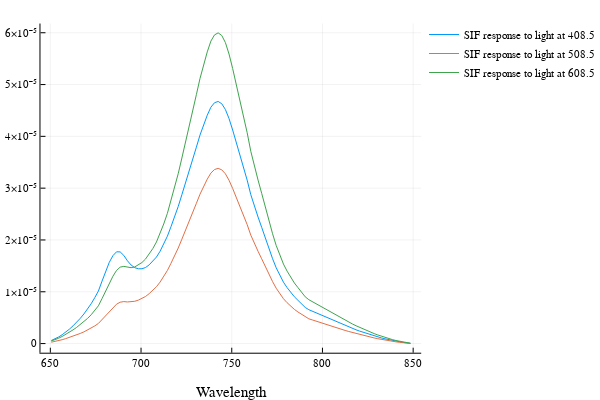

The notebook cell saved with this chart:
### Code cell
in = 5
plot(lam[Iwlf], Mb[:,in]+Mf[:,in], xlabel="Wavelength", label="SIF response to light at "*string(lam[Iwle[in]]))
in = 55
plot!(lam[Iwlf], Mb[:,in]+Mf[:,in], xlabel="Wavelength", label="SIF response to light at "*string(lam[Iwle[in]]))

in = 105
plot!(lam[Iwlf], Mb[:,in]+Mf[:,in], xlabel="Wavelength", label="SIF response to light at "*string(lam[Iwle[in]]))

### Figure 1 — Plotly figure (JSON) as saved in the notebook; plotly's stock layout.template omitted (floating-point values rounded to 4 significant figures)
{"data": [{"colorbar": {"title": ""}, "hoverinfo": "text", "legendgroup": "SIF response to light at 408.5", "line": {"color": "rgba(0, 154, 250, 1.000)", "dash": "solid", "shape": "linear", "width": 1}, "mode": "lines", "name": "SIF response to light at 408.5", "showlegend": true, "text": [null, null, null, null, null, null, null, null, null, null, null, null, null, null, null, null, null, null, null, null, null, null, null, null, null, null, null, null, null, null, null, null, null, null, null, null, null, null, null, null, null, null, null, null, null, null, null, null, null, null, null, null, null, null, null, null, null, null, null, null, null, null, null, null, null, null, null, null, null, null, null, null, null, null, null, null, null, null, null, null, null, null, null, null, null, null, null, null, null, null, null, null, null, null, null, null, null, null, null, null], "type": "scatter", "x": [650.5, 652.5, 654.5, 656.5, 658.5, 660.5, 662.5, 664.5, 666.5, 668.5, 670.5, 672.5, 674.5, 676.5, 678.5, 680.5, 682.5, 684.5, 686.5, 688.5, 690.5, 692.5, 694.5, 696.5, 698.5, 700.5, 702.5, 704.5, 706.5, 708.5, 710.5, 712.5, 714.5, 716.5, 718.5, 720.5, 722.5, 724.5, 726.5, 728.5, 730.5, 732.5, 734.5, 736.5, 738.5, 740.5, 742.5, 744.5, 746.5, 748.5, 750.5, 752.5, 754.5, 756.5, 758.5, 760.5, 762.5, 764.5, 766.5, 768.5, 770.5, 772.5, 774.5, 776.5, 778.5, 780.5, 782.5, 784.5, 786.5, 788.5, 790.5, 792.5, 794.5, 796.5, 798.5, 800.5, 802.5, 804.5, 806.5, 808.5, 810.5, 812.5, 814.5, 816.5, 818.5, 820.5, 822.5, 824.5, 826.5, 828.5, 830.5, 832.5, 834.5, 836.5, 838.5, 840.5, 842.5, 844.5, 846.5, 848.5], "xaxis": "x1", "y": [5.906e-07, 8.905e-07, 1.26e-06, 1.701e-06, 2.21e-06, 2.783e-06, 3.416e-06, 4.111e-06, 4.871e-06, 5.712e-06, 6.646e-06, 7.689e-06, 8.865e-06, 1.015e-05, 1.206e-05, 1.401e-05, 1.569e-05, 1.697e-05, 1.771e-05, 1.769e-05, 1.702e-05, 1.597e-05, 1.517e-05, 1.466e-05, 1.444e-05, 1.444e-05, 1.468e-05, 1.52e-05, 1.585e-05, 1.67e-05, 1.782e-05, 1.922e-05, 2.071e-05, 2.255e-05, 2.439e-05, 2.647e-05, 2.873e-05, 3.091e-05, 3.312e-05, 3.552e-05, 3.791e-05, 4.026e-05, 4.23e-05, 4.408e-05, 4.563e-05, 4.649e-05, 4.674e-05, 4.629e-05, 4.518e-05, 4.344e-05, 4.123e-05, 3.884e-05, 3.64e-05, 3.411e-05, 3.155e-05, 2.874e-05, 2.644e-05, 2.443e-05, 2.244e-05, 2.028e-05, 1.83e-05, 1.638e-05, 1.463e-05, 1.322e-05, 1.186e-05, 1.08e-05, 9.887e-06, 9.042e-06, 8.343e-06, 7.704e-06, 6.971e-06, 6.538e-06, 6.233e-06, 5.904e-06, 5.586e-06, 5.268e-06, 4.955e-06, 4.647e-06, 4.344e-06, 4.046e-06, 3.754e-06, 3.469e-06, 3.191e-06, 2.921e-06, 2.658e-06, 2.405e-06, 2.16e-06, 1.925e-06, 1.7e-06, 1.486e-06, 1.284e-06, 1.092e-06, 9.137e-07, 7.478e-07, 5.951e-07, 4.562e-07, 3.316e-07, 2.218e-07, 1.274e-07, 4.878e-08], "yaxis": "y1", "zmax": 0.1, "zmin": -0.1}, {"colorbar": {"title": ""}, "hoverinfo": "text", "legendgroup": "SIF response to light at 508.5", "line": {"color": "rgba(227, 111, 71, 1.000)", "dash": "solid", "shape": "linear", "width": 1}, "mode": "lines", "name": "SIF response to light at 508.5", "showlegend": true, "text": [null, null, null, null, null, null, null, null, null, null, null, null, null, null, null, null, null, null, null, null, null, null, null, null, null, null, null, null, null, null, null, null, null, null, null, null, null, null, null, null, null, null, null, null, null, null, null, null, null, null, null, null, null, null, null, null, null, null, null, null, null, null, null, null, null, null, null, null, null, null, null, null, null, null, null, null, null, null, null, null, null, null, null, null, null, null, null, null, null, null, null, null, null, null, null, null, null, null, null, null], "type": "scatter", "x": [650.5, 652.5, 654.5, 656.5, 658.5, 660.5, 662.5, 664.5, 666.5, 668.5, 670.5, 672.5, 674.5, 676.5, 678.5, 680.5, 682.5, 684.5, 686.5, 688.5, 690.5, 692.5, 694.5, 696.5, 698.5, 700.5, 702.5, 704.5, 706.5, 708.5, 710.5, 712.5, 714.5, 716.5, 718.5, 720.5, 722.5, 724.5, 726.5, 728.5, 730.5, 732.5, 734.5, 736.5, 738.5, 740.5, 742.5, 744.5, 746.5, 748.5, 750.5, 752.5, 754.5, 756.5, 758.5, 760.5, 762.5, 764.5, 766.5, 768.5, 770.5, 772.5, 774.5, 776.5, 778.5, 780.5, 782.5, 784.5, 786.5, 788.5, 790.5, 792.5, 794.5, 796.5, 798.5, 800.5, 802.5, 804.5, 806.5, 808.5, 810.5, 812.5, 814.5, 816.5, 818.5, 820.5, 822.5, 824.5, 826.5, 828.5, 830.5, 832.5, 834.5, 836.5, 838.5, 840.5, 842.5, 844.5, 846.5, 848.5], "xaxis": "x1", "y": [2.658e-07, 3.974e-07, 5.579e-07, 7.451e-07, 9.553e-07, 1.183e-06, 1.426e-06, 1.682e-06, 1.955e-06, 2.256e-06, 2.591e-06, 2.971e-06, 3.405e-06, 3.888e-06, 4.632e-06, 5.444e-06, 6.233e-06, 6.976e-06, 7.605e-06, 7.984e-06, 8.104e-06, 8.037e-06, 8.05e-06, 8.161e-06, 8.384e-06, 8.691e-06, 9.097e-06, 9.642e-06, 1.025e-05, 1.097e-05, 1.187e-05, 1.295e-05, 1.41e-05, 1.549e-05, 1.688e-05, 1.844e-05, 2.015e-05, 2.179e-05, 2.346e-05, 2.527e-05, 2.707e-05, 2.883e-05, 3.038e-05, 3.174e-05, 3.292e-05, 3.36e-05, 3.382e-05, 3.354e-05, 3.277e-05, 3.153e-05, 2.994e-05, 2.822e-05, 2.647e-05, 2.482e-05, 2.297e-05, 2.093e-05, 1.927e-05, 1.781e-05, 1.637e-05, 1.48e-05, 1.336e-05, 1.196e-05, 1.069e-05, 9.657e-06, 8.662e-06, 7.892e-06, 7.224e-06, 6.607e-06, 6.096e-06, 5.629e-06, 5.094e-06, 4.778e-06, 4.555e-06, 4.315e-06, 4.082e-06, 3.85e-06, 3.621e-06, 3.396e-06, 3.175e-06, 2.957e-06, 2.744e-06, 2.535e-06, 2.332e-06, 2.135e-06, 1.943e-06, 1.758e-06, 1.579e-06, 1.407e-06, 1.243e-06, 1.086e-06, 9.382e-07, 7.985e-07, 6.679e-07, 5.466e-07, 4.35e-07, 3.335e-07, 2.424e-07, 1.622e-07, 9.312e-08, 3.566e-08], "yaxis": "y1", "zmax": 0.1, "zmin": -0.1}, {"colorbar": {"title": ""}, "hoverinfo": "text", "legendgroup": "SIF response to light at 608.5", "line": {"color": "rgba(62, 164, 78, 1.000)", "dash": "solid", "shape": "linear", "width": 1}, "mode": "lines", "name": "SIF response to light at 608.5", "showlegend": true, "text": [null, null, null, null, null, null, null, null, null, null, null, null, null, null, null, null, null, null, null, null, null, null, null, null, null, null, null, null, null, null, null, null, null, null, null, null, null, null, null, null, null, null, null, null, null, null, null, null, null, null, null, null, null, null, null, null, null, null, null, null, null, null, null, null, null, null, null, null, null, null, null, null, null, null, null, null, null, null, null, null, null, null, null, null, null, null, null, null, null, null, null, null, null, null, null, null, null, null, null, null], "type": "scatter", "x": [650.5, 652.5, 654.5, 656.5, 658.5, 660.5, 662.5, 664.5, 666.5, 668.5, 670.5, 672.5, 674.5, 676.5, 678.5, 680.5, 682.5, 684.5, 686.5, 688.5, 690.5, 692.5, 694.5, 696.5, 698.5, 700.5, 702.5, 704.5, 706.5, 708.5, 710.5, 712.5, 714.5, 716.5, 718.5, 720.5, 722.5, 724.5, 726.5, 728.5, 730.5, 732.5, 734.5, 736.5, 738.5, 740.5, 742.5, 744.5, 746.5, 748.5, 750.5, 752.5, 754.5, 756.5, 758.5, 760.5, 762.5, 764.5, 766.5, 768.5, 770.5, 772.5, 774.5, 776.5, 778.5, 780.5, 782.5, 784.5, 786.5, 788.5, 790.5, 792.5, 794.5, 796.5, 798.5, 800.5, 802.5, 804.5, 806.5, 808.5, 810.5, 812.5, 814.5, 816.5, 818.5, 820.5, 822.5, 824.5, 826.5, 828.5, 830.5, 832.5, 834.5, 836.5, 838.5, 840.5, 842.5, 844.5, 846.5, 848.5], "xaxis": "x1", "y": [4.842e-07, 7.266e-07, 1.023e-06, 1.37e-06, 1.761e-06, 2.188e-06, 2.643e-06, 3.126e-06, 3.644e-06, 4.212e-06, 4.847e-06, 5.563e-06, 6.381e-06, 7.291e-06, 8.685e-06, 1.02e-05, 1.166e-05, 1.301e-05, 1.412e-05, 1.476e-05, 1.49e-05, 1.47e-05, 1.465e-05, 1.479e-05, 1.514e-05, 1.564e-05, 1.633e-05, 1.728e-05, 1.834e-05, 1.961e-05, 2.119e-05, 2.309e-05, 2.512e-05, 2.758e-05, 3.004e-05, 3.28e-05, 3.581e-05, 3.873e-05, 4.168e-05, 4.487e-05, 4.805e-05, 5.117e-05, 5.391e-05, 5.63e-05, 5.839e-05, 5.958e-05, 5.998e-05, 5.947e-05, 5.81e-05, 5.59e-05, 5.308e-05, 5.003e-05, 4.692e-05, 4.399e-05, 4.071e-05, 3.711e-05, 3.415e-05, 3.156e-05, 2.901e-05, 2.623e-05, 2.367e-05, 2.12e-05, 1.894e-05, 1.711e-05, 1.535e-05, 1.399e-05, 1.28e-05, 1.171e-05, 1.08e-05, 9.976e-06, 9.027e-06, 8.466e-06, 8.072e-06, 7.646e-06, 7.233e-06, 6.822e-06, 6.418e-06, 6.018e-06, 5.626e-06, 5.24e-06, 4.862e-06, 4.493e-06, 4.133e-06, 3.783e-06, 3.443e-06, 3.114e-06, 2.798e-06, 2.493e-06, 2.202e-06, 1.925e-06, 1.662e-06, 1.415e-06, 1.184e-06, 9.686e-07, 7.708e-07, 5.909e-07, 4.295e-07, 2.874e-07, 1.65e-07, 6.319e-08], "yaxis": "y1", "zmax": 0.1, "zmin": -0.1}], "layout": {"annotations": [], "height": 400, "legend": {"bgcolor": "rgba(255, 255, 255, 1.000)", "bordercolor": "rgba(0, 0, 0, 1.000)", "font": {"color": "rgba(0, 0, 0, 1.000)", "family": "sans-serif", "size": 11}, "tracegroupgap": 0, "x": 1, "y": 1}, "margin": {"b": 20, "l": 0, "r": 0, "t": 20}, "paper_bgcolor": "rgba(255, 255, 255, 1.000)", "plot_bgcolor": "rgba(255, 255, 255, 1.000)", "showlegend": true, "width": 600, "xaxis": {"anchor": "y1", "domain": [0.09545, 0.9934], "gridcolor": "rgba(0, 0, 0, 0.100)", "gridwidth": 0.5, "linecolor": "rgba(0, 0, 0, 1.000)", "mirror": false, "range": [644.6, 854.4], "showgrid": true, "showline": true, "showticklabels": true, "tickangle": 0, "tickcolor": "rgb(0, 0, 0)", "tickfont": {"color": "rgba(0, 0, 0, 1.000)", "family": "sans-serif", "size": 11}, "tickmode": "array", "ticks": "inside", "ticktext": ["650", "700", "750", "800", "850"], "tickvals": [650, 700, 750, 800, 850], "title": "Wavelength", "titlefont": {"color": "rgba(0, 0, 0, 1.000)", "family": "sans-serif", "size": 15}, "type": "-", "visible": true, "zeroline": false, "zerolinecolor": "rgba(0, 0, 0, 1.000)"}, "yaxis": {"anchor": "x1", "domain": [0.07581, 0.9902], "gridcolor": "rgba(0, 0, 0, 0.100)", "gridwidth": 0.5, "linecolor": "rgba(0, 0, 0, 1.000)", "mirror": false, "range": [-1.763e-06, 6.178e-05], "showgrid": true, "showline": true, "showticklabels": true, "tickangle": 0, "tickcolor": "rgb(0, 0, 0)", "tickfont": {"color": "rgba(0, 0, 0, 1.000)", "family": "sans-serif", "size": 11}, "tickmode": "array", "ticks": "inside", "ticktext": ["0", "1×10⁻⁵", "2×10⁻⁵", "3×10⁻⁵", "4×10⁻⁵", "5×10⁻⁵", "6×10⁻⁵"], "tickvals": [0, 1e-05, 2e-05, 3e-05, 4e-05, 5e-05, 6e-05], "title": "", "titlefont": {"color": "rgba(0, 0, 0, 1.000)", "family": "sans-serif", "size": 15}, "type": "-", "visible": true, "zeroline": false, "zerolinecolor": "rgba(0, 0, 0, 1.000)"}}}
